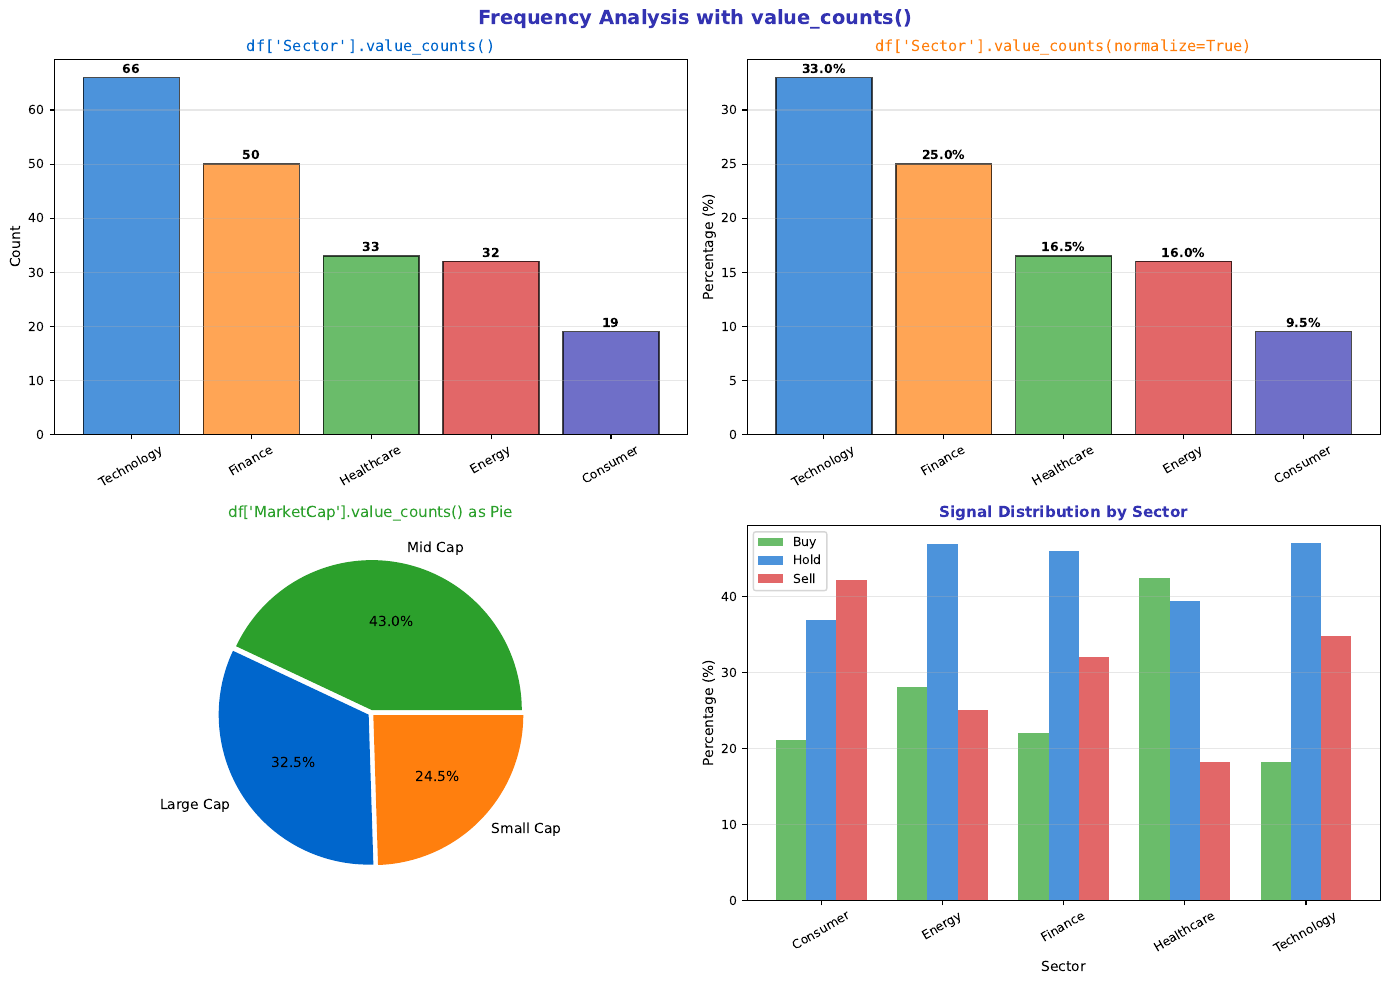

Here is the Python script that generated this plot:
"""Value Counts - Frequency analysis with value_counts()"""
import matplotlib.pyplot as plt
import numpy as np
import pandas as pd
from pathlib import Path

# Standard matplotlib configuration
plt.rcParams.update({
    'font.size': 10,
    'axes.labelsize': 10,
    'axes.titlesize': 11,
    'xtick.labelsize': 9,
    'ytick.labelsize': 9,
    'legend.fontsize': 9,
    'figure.figsize': (10, 6),
    'figure.dpi': 150
})

# Course colors
MLPURPLE = '#3333B2'
MLLAVENDER = '#ADADE0'
MLBLUE = '#0066CC'
MLORANGE = '#FF7F0E'
MLGREEN = '#2CA02C'
MLRED = '#D62728'

# Create sample stock data
np.random.seed(42)
n = 200

# Sectors
sectors = np.random.choice(['Technology', 'Finance', 'Healthcare', 'Energy', 'Consumer'],
                           size=n, p=[0.30, 0.25, 0.20, 0.15, 0.10])

# Market cap categories
market_caps = np.random.choice(['Large Cap', 'Mid Cap', 'Small Cap'],
                               size=n, p=[0.35, 0.40, 0.25])

# Trading signals
signals = np.random.choice(['Buy', 'Hold', 'Sell'],
                           size=n, p=[0.25, 0.50, 0.25])

df = pd.DataFrame({'Sector': sectors, 'MarketCap': market_caps, 'Signal': signals})

fig, axes = plt.subplots(2, 2, figsize=(14, 10))
fig.suptitle('Frequency Analysis with value_counts()', fontsize=14, fontweight='bold', color=MLPURPLE)

# Plot 1: Sector distribution
ax1 = axes[0, 0]
sector_counts = df['Sector'].value_counts()
colors_sector = [MLBLUE, MLORANGE, MLGREEN, MLRED, MLPURPLE]
bars1 = ax1.bar(sector_counts.index, sector_counts.values, color=colors_sector, alpha=0.7, edgecolor='black')
ax1.set_ylabel('Count', fontsize=10)
ax1.set_title("df['Sector'].value_counts()", fontsize=11, color=MLBLUE, family='monospace')
ax1.tick_params(axis='x', rotation=30)
ax1.grid(axis='y', alpha=0.3)

# Add value labels
for bar in bars1:
    height = bar.get_height()
    ax1.annotate(f'{int(height)}', xy=(bar.get_x() + bar.get_width()/2, height),
                xytext=(0, 3), textcoords="offset points", ha='center', fontsize=9, fontweight='bold')

# Plot 2: Normalized (percentages)
ax2 = axes[0, 1]
sector_pct = df['Sector'].value_counts(normalize=True) * 100
bars2 = ax2.bar(sector_pct.index, sector_pct.values, color=colors_sector, alpha=0.7, edgecolor='black')
ax2.set_ylabel('Percentage (%)', fontsize=10)
ax2.set_title("df['Sector'].value_counts(normalize=True)", fontsize=11, color=MLORANGE, family='monospace')
ax2.tick_params(axis='x', rotation=30)
ax2.grid(axis='y', alpha=0.3)

for bar in bars2:
    height = bar.get_height()
    ax2.annotate(f'{height:.1f}%', xy=(bar.get_x() + bar.get_width()/2, height),
                xytext=(0, 3), textcoords="offset points", ha='center', fontsize=9, fontweight='bold')

# Plot 3: Pie chart for market cap
ax3 = axes[1, 0]
mc_counts = df['MarketCap'].value_counts()
colors_mc = [MLGREEN, MLBLUE, MLORANGE]
wedges, texts, autotexts = ax3.pie(mc_counts.values, labels=mc_counts.index, autopct='%1.1f%%',
                                   colors=colors_mc, explode=[0.02, 0.02, 0.02],
                                   textprops={'fontsize': 10})
ax3.set_title("df['MarketCap'].value_counts() as Pie", fontsize=11, color=MLGREEN)

# Plot 4: Grouped analysis
ax4 = axes[1, 1]
# Cross-tabulation
signal_by_sector = pd.crosstab(df['Sector'], df['Signal'])
signal_by_sector_pct = signal_by_sector.div(signal_by_sector.sum(axis=1), axis=0) * 100

x = np.arange(len(signal_by_sector.index))
width = 0.25

bars_buy = ax4.bar(x - width, signal_by_sector_pct['Buy'], width, label='Buy', color=MLGREEN, alpha=0.7)
bars_hold = ax4.bar(x, signal_by_sector_pct['Hold'], width, label='Hold', color=MLBLUE, alpha=0.7)
bars_sell = ax4.bar(x + width, signal_by_sector_pct['Sell'], width, label='Sell', color=MLRED, alpha=0.7)

ax4.set_xlabel('Sector', fontsize=10)
ax4.set_ylabel('Percentage (%)', fontsize=10)
ax4.set_title('Signal Distribution by Sector', fontsize=11, color=MLPURPLE, fontweight='bold')
ax4.set_xticks(x)
ax4.set_xticklabels(signal_by_sector.index, rotation=30)
ax4.legend(fontsize=9)
ax4.grid(axis='y', alpha=0.3)

plt.tight_layout()
plt.savefig(Path(__file__).parent / 'chart.pdf', dpi=300, bbox_inches='tight')
plt.close()
